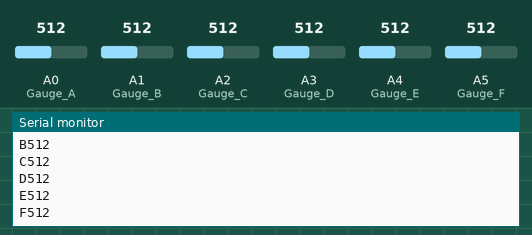
Recording of a sketch running on a simulated Arduino Uno, built with avr-gcc and run on an emulated ATmega328P. On the bench: the last lines printed to the serial monitor. The inputs (shaded band) are chosen by the test bench; at power-on: A0 (Gauge_A) = 512, A1 (Gauge_B) = 512, A2 (Gauge_C) = 512, A3 (Gauge_D) = 512, A4 (Gauge_E) = 512, A5 (Gauge_F) = 512.

Above: at 1.2 s.
1.3 s: A0 (Gauge_A) set to 716
2.8 s: A1 (Gauge_B) set to 716
4.3 s: A2 (Gauge_C) set to 716
At 5.0 s:
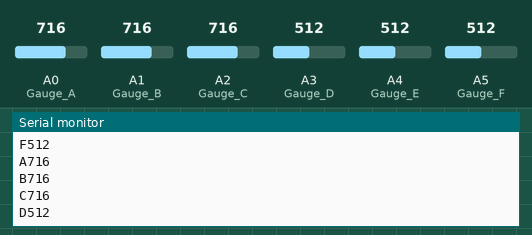
5.8 s: A3 (Gauge_D) set to 716
At 6.3 s:
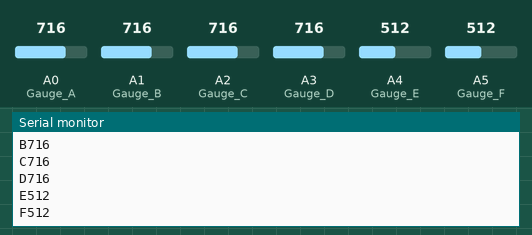
7.3 s: A4 (Gauge_E) set to 716
At 7.8 s:
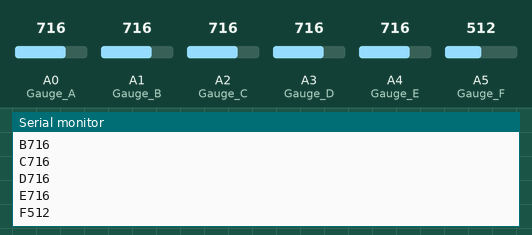

The sketch:

ArduinoMegaReading.ino
```cpp
// Debug mode: better looking serial output
#define DebugMode true

// all gauges to read
#define Gauge_A A0
#define Gauge_B A1
#define Gauge_C A2
#define Gauge_D A3
#define Gauge_E A4
#define Gauge_F A5

// value of the different gauges readings
int value_A;
int value_B;
int value_C;
int value_D;
int value_E;
int value_F;

// time between readings in ms, ie 20 ms is 50 Hz, ie 10ms is 100Hz
#define time_between_readings 20000UL
// variables for reading intervals
unsigned long last_reading = 0;
unsigned long current_time = 0;


void setup(){

  // open serial port
  Serial.begin(57600);

  // use the analog pins as inputs
  pinMode(Gauge_A,INPUT);
  pinMode(Gauge_B,INPUT);
  pinMode(Gauge_C,INPUT);
  pinMode(Gauge_D,INPUT);
  pinMode(Gauge_E,INPUT);
  pinMode(Gauge_F,INPUT);

  // prepare for the first reading
  last_reading = micros();

}

void loop(){

  // current time
  current_time = micros();

  // check if time to do a new reading
  if (current_time-last_reading >= time_between_readings){

    // update current time
    last_reading = current_time;

    // do the readings
    value_A = analogRead(Gauge_A);
    value_B = analogRead(Gauge_B);
    value_C = analogRead(Gauge_C);
    value_D = analogRead(Gauge_D);
    value_E = analogRead(Gauge_E);
    value_F = analogRead(Gauge_F);

    // post the values
    post_gauge(value_A,'A');
    post_gauge(value_B,'B');
    post_gauge(value_C,'C');
    post_gauge(value_D,'D');
    post_gauge(value_E,'E');
    post_gauge(value_F,'F');

    // jump one line if degug for clarity
    #if DebugMode
      Serial.println();
    #endif
}


}

void post_gauge(int value, char prefix){
  // helper function: output a key for each probe and the current reading

  Serial.print(prefix);
  Serial.print(value);

  #if DebugMode
    Serial.println();
  #endif

}
```

Measured:
- after the input at 4.3 s, the serial monitor: prints a new line at once (image 1)
- after the input at 5.8 s, the serial monitor: prints a new line at once (image 2)
- after the input at 7.3 s, the serial monitor: prints a new line at once (image 3)
